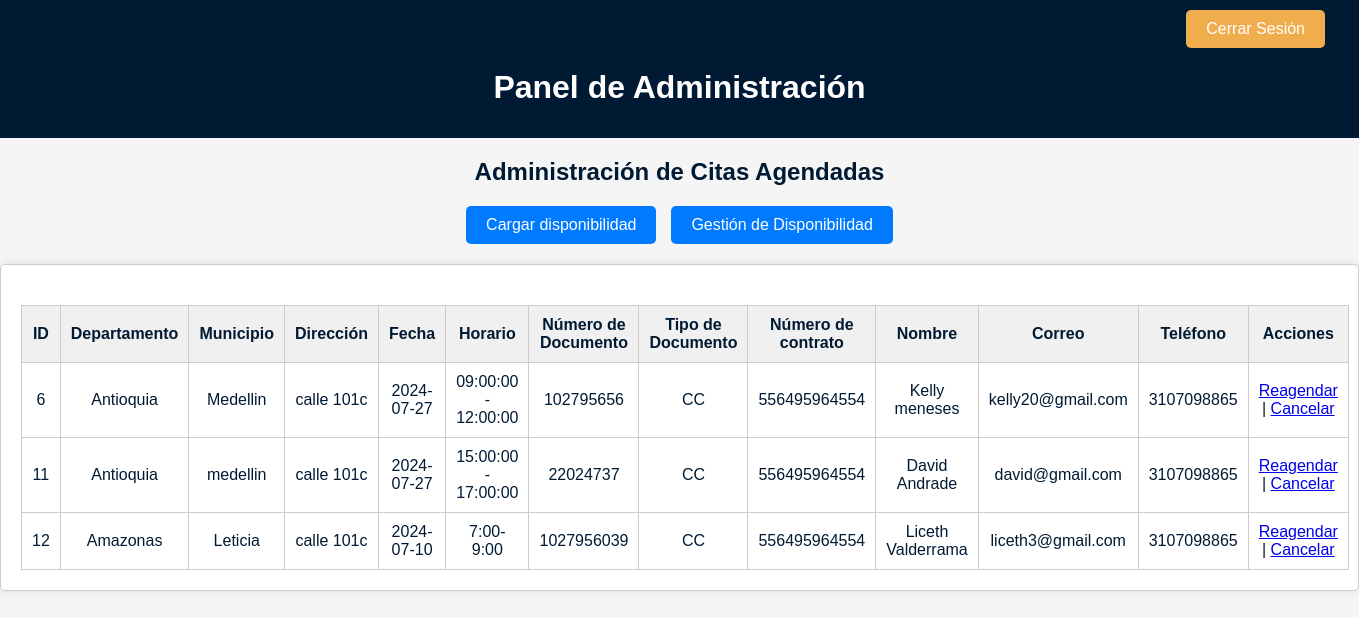
The app's page /admin_gestion.php (signed in) with its own data.
### tables this page shows
CREATE TABLE `citas` (
  `id` int(11) NOT NULL,
  `departamento` varchar(100) DEFAULT NULL,
  `municipio` varchar(100) DEFAULT NULL,
  `fecha` date DEFAULT NULL,
  `horario` varchar(20) DEFAULT NULL,
  `numero_documento` varchar(50) DEFAULT NULL,
  `tipo_documento` varchar(20) DEFAULT NULL,
  `nombre` varchar(100) DEFAULT NULL,
  `correo` varchar(100) DEFAULT NULL,
  `movil` varchar(20) DEFAULT NULL,
  `acepto_politica` tinyint(1) DEFAULT NULL,
  `numero_contrato` varchar(50) DEFAULT NULL,
  `direccion` varchar(255) DEFAULT NULL
);

### controlador/conexion.php (called while the page is built, shortened)
<?php
class PDODB
{
    private $servidor;
    private $usuario;
    private $contrasena;
    private $basededatos;
    private $conexion;
    function __construct()
    {
        $this->servidor = "localhost";
        $this->usuario = "root";
        $this->contrasena = "";
        $this->basededatos = "eyc_proyecto_pagina";
    }
    function conectar()
    {
        $opciones = array(
            PDO::MYSQL_ATTR_INIT_COMMAND => "SET NAMES utf8",
            PDO::MYSQL_ATTR_FOUND_ROWS => TRUE
        );
        try {
            $this->conexion = new PDO(
                'mysql:host=' . $this->servidor . ';dbname=' . $this->basededatos,
                $this->usuario,
                $this->contrasena,
                $opciones
            );
            $this->conexion->setAttribute(PDO::ATTR_ERRMODE, PDO::ERRMODE_EXCEPTION);
        } catch (PDOException $e) {
            die("Error en la conexión: " . $e->getMessage());
        }
    }
    function prepare($query)
    {
        try {
            return $this->conexion->prepare($query);
        } catch (PDOException $e) {
            die("Error al preparar la consulta: " . $e->getMessage());
        }
    }
    function consulta($query, $params = array())
    {
        try {
            $statement = $this->prepare($query);
            $statement->execute($params);
            return $statement->fetchAll(PDO::FETCH_ASSOC);
        } catch (PDOException $e) {
            die("Error en la consulta: " . $e->getMessage());
        }
    }
    function close()
    {
        $this->conexion = null;
    }
}
?>

### admin_gestion.php (the view, shortened to what this page needs)
<!DOCTYPE html>
<html lang="es">
<head>
    <link rel="stylesheet" href="./css/admin_gestion.css">
    <link rel="stylesheet" href="https://cdnjs.cloudflare.com/ajax/libs/fullcalendar/3.10.2/fullcalendar.min.css">
</head>
<body>
    <div class="header">
        <button type="button" class="btn btn-warning cerrar" onclick="cerrarSesion()">Cerrar Sesión</button>
        <h1>Panel de Administración</h1>
    </div>
    <h2><center>Administración de Citas Agendadas</center></h2>
    <div class="menu">
        <a href="./cargarDisponibilidad.php">Cargar disponibilidad</a>
        <a href="./admin_disponibilidad.php">Gestión de Disponibilidad</a>
    </div>
    <div class="content">
        <div class="table-container">
            <table>
                <thead>
                    <tr>
                        <th>ID</th>
                        <th>Departamento</th>
                        <th>Municipio</th>
                        <th>Dirección</th>
                        <th>Fecha</th>
                        <th>Horario</th>
                        <th>Número de Documento</th>
                        <th>Tipo de Documento</th>
                        <th>Número de contrato</th>
                        <th>Nombre</th>
                        <th>Correo</th>
                        <th>Teléfono</th>
                        <th>Acciones</th>
                    </tr>
                </thead>
                <tbody id="citas-table">
                    <?php
                    include_once './controlador/conexion.php';
                    $pdo = new PDODB();
                    $pdo->conectar();
                    $query = "SELECT * FROM citas";
                    $citas = $pdo->consulta($query);
                    if ($citas) {
                        foreach ($citas as $cita) {
                            echo "<tr>";
                            echo "<td>" . $cita['id'] . "</td>";
                            echo "<td>" . $cita['departamento'] . "</td>";
                            echo "<td>" . $cita['municipio'] . "</td>";
                            echo "<td>" . $cita['direccion'] . "</td>";
                            echo "<td>" . $cita['fecha'] . "</td>";
                            echo "<td>" . $cita['horario'] . "</td>";
                            echo "<td>" . $cita['numero_documento'] . "</td>";
                            echo "<td>" . $cita['tipo_documento'] . "</td>";
                            echo "<td>" . $cita['numero_contrato'] . "</td>";
                            echo "<td>" . $cita['nombre'] . "</td>";
                            echo "<td>" . $cita['correo'] . "</td>";
                            echo "<td>" . $cita['movil'] . "</td>";
                            echo "<td>";
                            echo "<a href='javascript:void(0);' onclick='reagendar(" . $cita['id'] . ")'>Reagendar</a> | ";
                            echo "<a href='javascript:void(0);' onclick='cancelar(" . $cita['id'] . ")'>Cancelar</a>";
                            echo "</td>";
                            echo "</tr>";
                        }
                    } else {
                        echo "<tr><td colspan='13'>No hay citas agendadas.</td></tr>";
                    }
                    ?>
                </tbody>
            </table>
        </div>
    </div>
</body>
</html>

### css/admin_gestion.css (style rules this page uses)
body { font-family: Arial, sans-serif; background-color: #f5f5f5; color: #001a33; margin: 0; padding: 0; }
.header { background-color: #001a33; color: #fff; text-align: center; padding: 10px 0; margin-bottom: 20px; }
.menu { display: flex; justify-content: center; margin-bottom: 20px; }
.menu a { color: #fff; text-decoration: none; padding: 10px 20px; background-color: #007bff; border-radius: 5px; transition: background-color 0.3s ease; margin-right: 15px; }
.menu a:last-child { margin-right: 0; }
.content { padding: 20px; background-color: #fff; border: 1px solid #ccc; border-radius: 5px; box-shadow: 0 0 10px rgba(0, 0, 0, 0.1); }
.table-container { margin-top: 20px; }
table { width: 100%; border-collapse: collapse; }
table th, table td { padding: 10px; text-align: center; border: 1px solid #ccc; }
table th { background-color: #f0f0f0; }
table td { background-color: #fff; }
.btn { font-family: Arial, sans-serif; font-size: 16px; padding: 10px 20px; border: none; border-radius: 5px; cursor: pointer; transition: background-color 0.3s ease; }
.btn-warning { background-color: #f0ad4e; color: white; }
.cerrar { margin-left: 87%; margin-right: 30px; }

### records on screen
citas: id "6", departamento "Antioquia", municipio "Medellin", direccion "calle 101c", fecha "2024-07-27", horario "09:00:00 - 12:00:00", numero_documento "102795656", tipo_documento "CC", numero_contrato "556495964554", nombre "Kelly meneses", correo "kelly20@gmail.com", movil "3107098865"
citas: id "11", departamento "Antioquia", municipio "medellin", direccion "calle 101c", fecha "2024-07-27", horario "15:00:00 - 17:00:00", numero_documento "22024737", tipo_documento "CC", numero_contrato "556495964554", nombre "David Andrade", correo "david@gmail.com", movil "3107098865"
citas: id "12", departamento "Amazonas", municipio "Leticia", direccion "calle 101c", fecha "2024-07-10", horario "7:00-9:00", numero_documento "1027956039", tipo_documento "CC", numero_contrato "556495964554", nombre "Liceth Valderrama", correo "liceth3@gmail.com", movil "3107098865"
